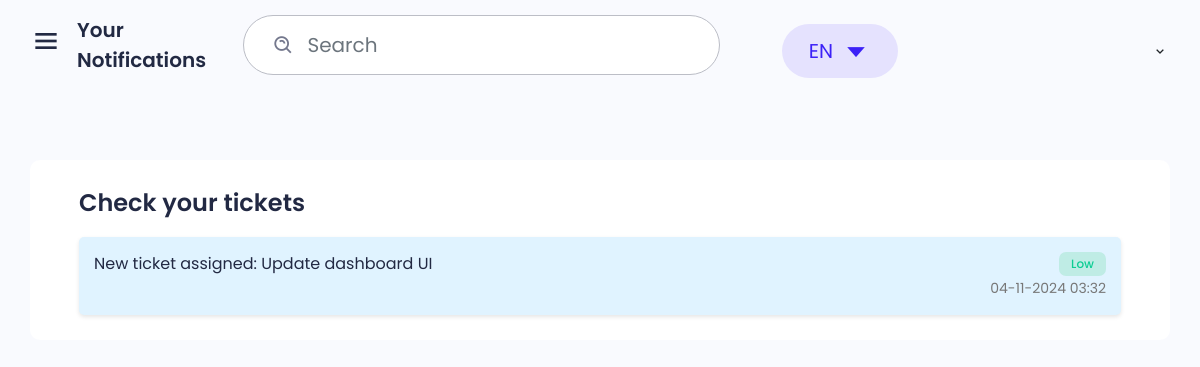
Screenshot of /notifications/ (signed in) with the database file from the repository.
### ticket_notifications/models.py (models this page shows, shortened)
class Notification(models.Model):
    user = models.ForeignKey(User, on_delete=models.CASCADE)
    ticket = models.ForeignKey(Ticket, on_delete=models.CASCADE)
    message = models.CharField(max_length=255)
    is_read = models.BooleanField(default=False)
    created_at = models.DateTimeField(auto_now_add=True)

### tickets/models.py (models this page shows)
class Ticket(models.Model):
    title = models.CharField(max_length=255)
    description = models.TextField()
    priority = models.CharField(max_length=50, choices=[('Low', 'Low'), ('Medium', 'Medium'), ('High', 'High'), ('Critical', 'Critical')])
    status = models.CharField(max_length=50, choices=[('Open', 'Open'), ('In Progress', 'In Progress'), ('Resolved', 'Resolved'), ('Closed', 'Closed')])
    assignee = models.ForeignKey(User, related_name='assigned_tickets', on_delete=models.SET_NULL, null=True)
    reporter = models.ForeignKey(User, related_name='reported_tickets', on_delete=models.SET_NULL, null=True)
    due_date = models.DateField()
    created_at = models.DateTimeField(auto_now_add=True)
    updated_at = models.DateTimeField(auto_now=True)

### ticket_notifications/views.py (the view)
# urls.py: path('', views.notifications_view, name='notifications'),
@login_required
def notifications_view(request):
    notifications = Notification.objects.filter(user=request.user).order_by('-created_at')
    return render(request, 'ticket_notifications/notifications.html', {'notifications': notifications})

### ticket_notifications/templatetags/notification_tags.py (called while the page is built)
@register.simple_tag
def unread_notifications_count(user):
    return Notification.objects.filter(user=user, is_read=False).count()

### ticket_notifications/templates/ticket_notifications/notifications.html (shortened to what this page needs)
{% extends "layout.html" %}
{% block content %}
{% block maintitle %}
<div class="main-title">
    Your Notifications
</div>
{% endblock maintitle %}
<div class="main">
    <div class="main-content user">
        <div class="row">
            <div class="col-12 col-xl-12">
                <div class="box card-box mb-20">
                    <div class="container mt-4">
                      <a style="margin-bottom:14px" href="/users/profile/"><h4>Check your tickets</h4></a>
                        <div id="notifications-list" class="notification-tapestry">
                            {% for notification in notifications %}
                                <div class="notification-card {% if not notification.is_read %}bg-highlight{% endif %}">
                                    <div class="notification-content" onclick="markAsRead({{ notification.id }})">
                                        <span class="notification-message">{{ notification.message }}</span>
                                        <span class="badge {% if notification.ticket.priority == 'High' %}badge-danger-light{% elif notification.ticket.priority == 'Medium' %}badge-warning-light{% elif notification.ticket.priority == 'Low' %}badge-success-light{% elif notification.ticket.priority == 'Critical' %}badge-danger{% endif %}">
                                            {{ notification.ticket.priority }}
                                        </span>
                                    </div>
                                    <div class="notification-timestamp">
                                        <small>{{ notification.created_at|date:"d-m-Y H:i" }}</small>
                                    </div>
                                </div>
                            {% empty %}
                                <div class="text-center">No notifications.</div>
                            {% endfor %}
                        </div>
                    </div>
                </div>
            </div>
        </div>
    </div>
</div>
{% endblock %}

### static/css/grid.css (style rules this page uses)
.row { display: flex; flex-wrap: wrap; margin: 0 -15px; }
[class*="col-"] { padding: 0 15px; margin-bottom: 40px; }
.col-12 { width: 100%; }
@media only screen and (max-width: 1700px) { .col-xl-12 { width: 100%; } }

### static/css/responsive.css (style rules this page uses)
@media only screen and  (max-width: 1820px) { .box.card-box { flex-wrap: wrap; } }
@media only screen and (max-width: 1200px) { .box.card-box { flex-wrap: wrap; } }
@media only screen and (max-width: 1200px) { .main-content { padding: 30px; } }
@media only screen and (max-width: 1200px) { .main-title { font-size: 20px; } }

### ticket_notifications/templates/ticket_notifications/notifications.html (style rules this page uses)
.notification-tapestry { display: flex; flex-direction: column; gap: 10px; }
.notification-card { padding: 15px; border-radius: 5px; box-shadow: 0 2px 4px rgba(0, 0, 0, 0.1); cursor: pointer; transition: transform 0.2s; }
.notification-content { display: flex; justify-content: space-between; align-items: center; }
.notification-timestamp { text-align: right; color: #777; }
.bg-highlight { background-color: #e0f3ff; }

### rows the page displays
Notification: message "New ticket assigned: Update dashboard UI", ticket.priority "Low", created_at "04-11-2024 03:32"
